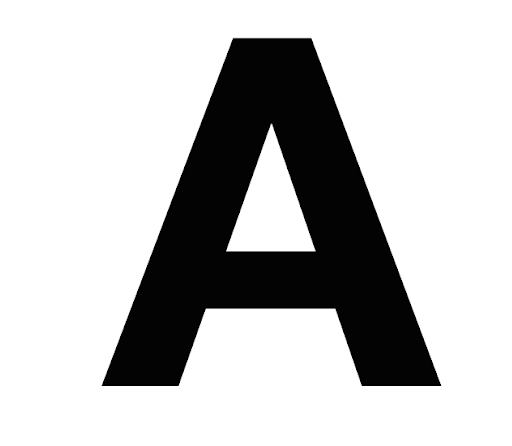
#> input picture a.png, 512 x 446 px
$ python contourFeatureExtraction.py
#> lines starting #> are read from the running program, lines starting #| are printed output that depends on the picture; after the words box and inside, x2 and y2 are one past the last pixel; in counts of white or black regions, pixels touching at a corner belong together
import cv2 as cv
import numpy as np

img1 = cv.imread('a.png',0)
#> img1 is the input picture: shape (446, 512); min 0, max 255, mean 194.5
img2 = cv.imread('test.png',0)
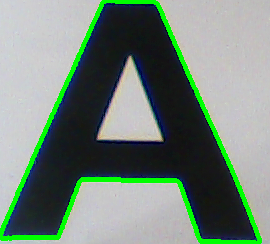
#> input picture test.png, 270 x 244 px
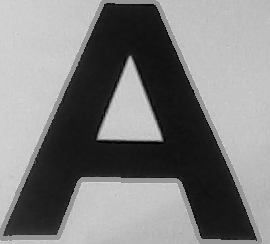
#> img2: shape (244, 270); min 1, max 218, mean 126.8
ret, thresh = cv.threshold(img1, 127, 255,0)
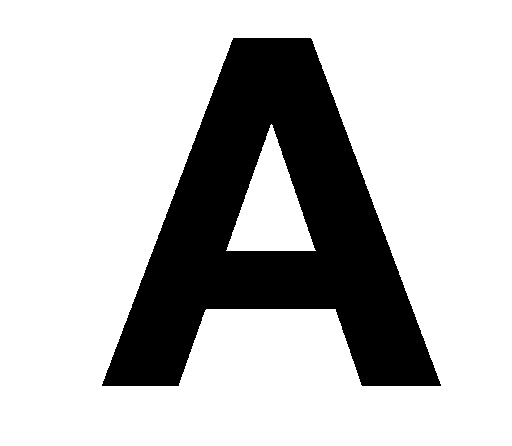
#> thresh: shape (446, 512); 76% white; 1 black region, box (x1, y1, x2, y2) and area: (102, 38, 441, 386) 54804
ret, thresh2 = cv.threshold(img2, 127, 255,0)
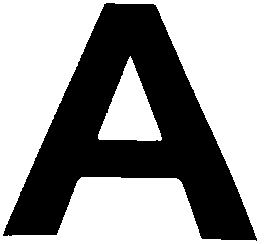
#> thresh2: shape (244, 270); 61% white; 1 black region, box (x1, y1, x2, y2) and area: (3, 3, 257, 241) 25701


edged = cv.Canny(thresh, 30, 200)
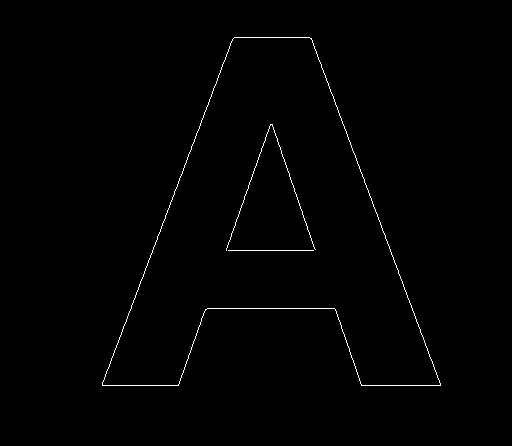
#> edged: shape (446, 512); 0.68% white in thin lines or dots, all inside (x1, y1, x2, y2) = (102, 37, 441, 386)
edged2 = cv.Canny(thresh2, 30, 200)
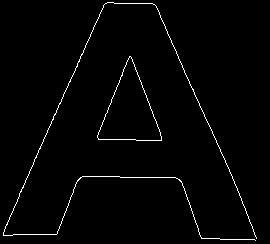
#> edged2: shape (244, 270); 1.7% white in thin lines or dots

cv.imshow("Letter", edged)
cv.waitKey(0)


cv.imshow("Test", edged2)
cv.waitKey(0)


contours,hierarchy = cv.findContours(edged,2,1)
#> contours = 4 contours, 2 with area under 20; largest, box (x1, y1, x2, y2) and area: (102, 37, 441, 386) 60466, (102, 37, 441, 386) 60463
cnt1 = contours[0]
#> cnt1 = contour of 170 points, box (x1, y1, x2, y2) (228, 250, 314, 251), area 0
contours,hierarchy = cv.findContours(edged2,2,1)
#> contours = 3 contours; box (x1, y1, x2, y2) and area: (97, 56, 162, 141) 2860, (97, 56, 162, 141) 2857, (3, 2, 257, 241) 20
cnt2 = contours[0]
#> cnt2 = contour of 231 points, box (x1, y1, x2, y2) (97, 56, 162, 141), area 2860
ret = cv.matchShapes(cnt1,cnt2,1,0.0)
#> ret = 1.8e+308
print( ret )
#| 1.7976931348623157e+308

# 0.382813795706 -> between a and b
# 1.79769313486e+308 -> between a and a
